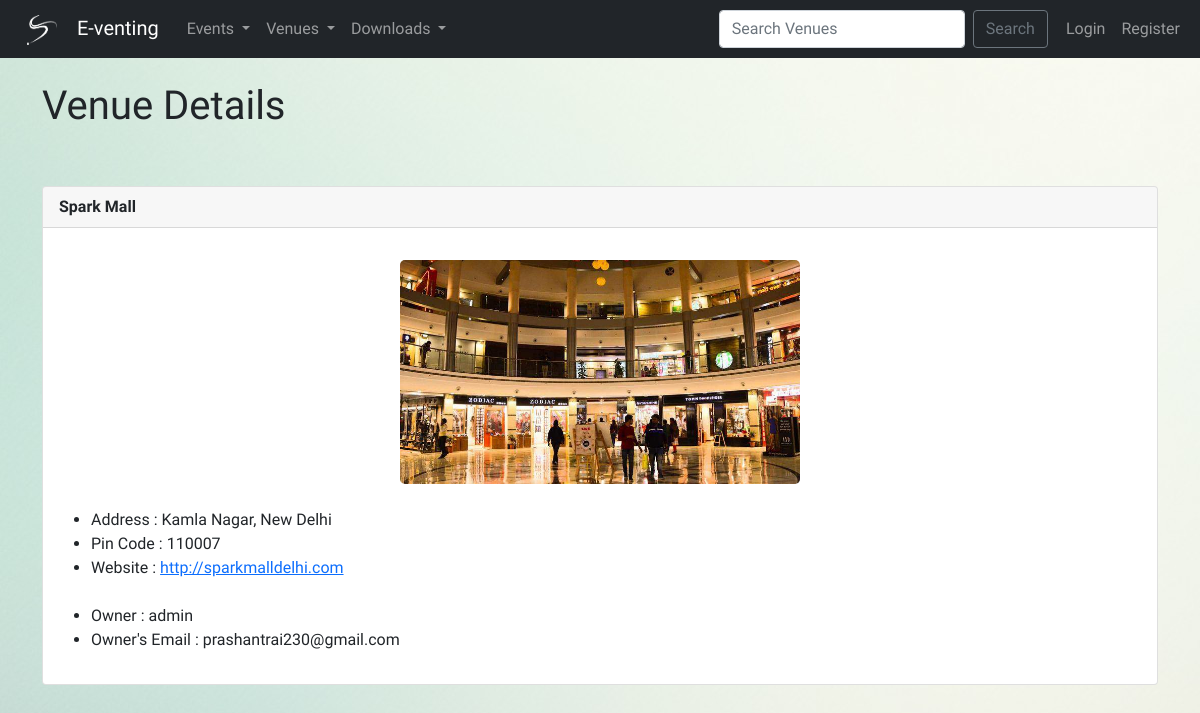
Page /show_venue/15 on the committed database.
### events/models.py (models this page shows)
class Venue(models.Model):
    name = models.CharField('Venue Name', max_length=120)
    address = models.CharField(max_length=300)
    pin_code = models.CharField('Pin Code', max_length=10)
    phone = models.CharField('Contact', max_length=25, blank=True)
    web = models.URLField('Web Address', blank=True)
    email = models.EmailField('Email Address', blank=True)
    owner = models.IntegerField('Venue Owner', blank=False, default=1)
    venue_image = models.ImageField(null=True, blank=True, upload_to='images/')
    def __str__(self):
        return self.name

### events/views.py (the view)
# urls.py: path('show_venue/<venue_id>', views.show_venue, name='show-venue'),
def show_venue(request, venue_id):
    venue = Venue.objects.get(pk=venue_id)
    venue_owner = User.objects.get(pk=venue.owner)
    return render(request, 'events/show_venue.html', {
        'venue': venue,
        'venue_owner': venue_owner
    })

### events/templates/events/show_venue.html (shortened to what this page needs)
{% extends 'events/base.html' %}
{% block content %}
    <h1> Venue Details </h1>
    <br><br>
    <div class="card">
        <div class="card-header">
            <strong>{{venue}}</strong>
        </div>
        <div class="card-body">
            <p class="card-text">
                {% if venue.venue_image %}
                <center>
                    <img src="{{venue.venue_image.url}}" width=400px style="border-radius:5px;">
                </center>
                <br>
                {% endif %}
                <ul>
                    {%if venue.address %}
                    <li>Address : {{venue.address}}</li>
                    {%endif%}
                    {%if venue.pin_code %}
                    <li>Pin Code : {{venue.pin_code}}</li>
                    {%endif%}
                    {%if venue.web %}
                    <li>Website : <a href="{{venue.web}}">{{venue.web}}</a></li>
                    {%endif%}
                    <br>
                    <li>Owner : {{venue_owner}}</li>
                    {%if venue_owner.email%}
                    <li>Owner's Email : {{venue_owner.email}}</li>
                    {%endif%}
                </ul>
            </p>
        </div>
    </div>
    <br><br>
{% endblock %}

### events/static/events/style.css (style rules this page uses)
body { background: url("images/bg.jpg") no-repeat fixed; }

### rows in the picture
Venue: name "Spark Mall", venue_image (picture), address "Kamla Nagar, New Delhi", pin_code "110007", web "http://sparkmalldelhi.com"

### other values in the picture
{{ venue_owner }} "admin"
{{ venue_owner.email }} "prashantrai230@gmail.com"
